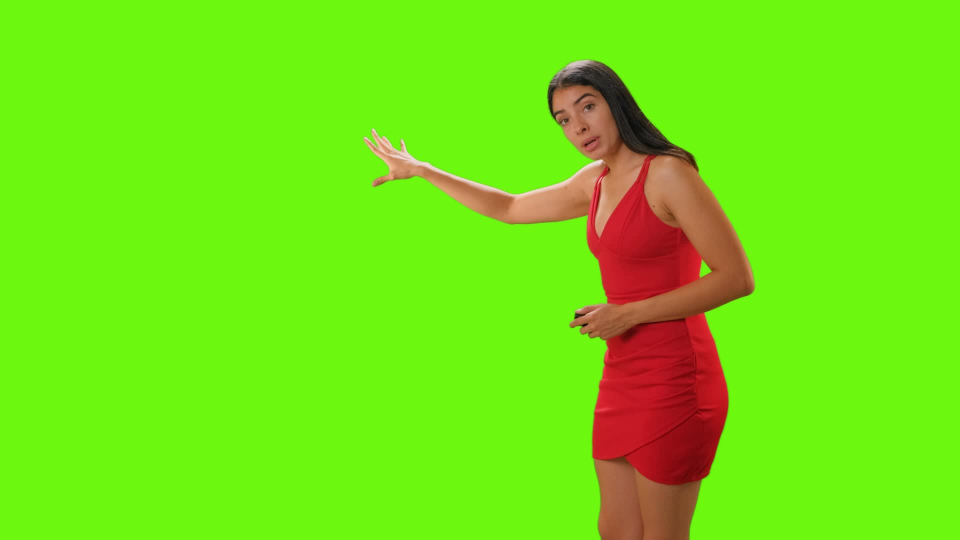
#> input picture evaluation/frames/frame1.jpg, 1920 x 1080 px (shown at 1/2 size); its folder holds only this picture in this run
$ python evaluate_masks.py
#> lines starting #> are read from the running program, lines starting #| are printed output that depends on the picture; after the words box and inside, x2 and y2 are one past the last pixel; in counts of white or black regions, pixels touching at a corner belong together

import cv2
import numpy as np
import os

frames_dir = "evaluation/frames"
masks_dir = "evaluation/masks"

key_hsv = (48, 240, 248)
h_tol, s_tol, v_tol = 10, 80, 80

accuracies = []

for i in range(1, 6):
    frame_path = f"{frames_dir}/frame{i}.jpg"
    reference_path = f"{masks_dir}/frame{i}.png"

    frame = cv2.imread(frame_path)
#> frame is the input picture: shape (1080, 1920, 3); mean B, G, R 19.7, 226.2, 114.8
    reference = cv2.imread(reference_path, cv2.IMREAD_GRAYSCALE)
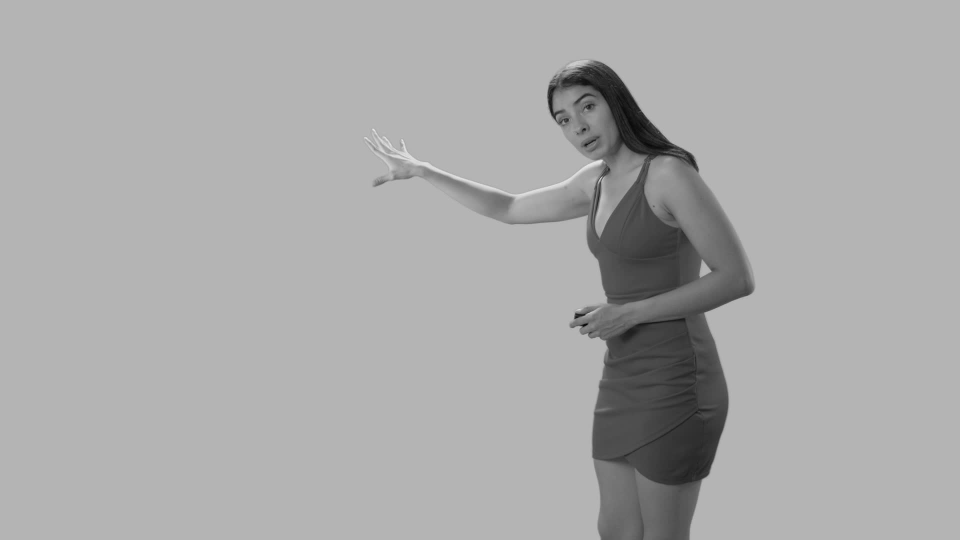
#> reference: shape (1080, 1920) (shown at 1/2 size); min 0, max 237, mean 169.7

    if frame is None or reference is None:
        print(f"Frame {i}: Missing image or reference mask.")
        continue

    # Generate mask using the application's HSV method
    hsv = cv2.cvtColor(frame, cv2.COLOR_BGR2HSV)
#> hsv: shape (1080, 1920, 3); mean H, S, V 51.7, 232.2, 237.7

    h, s, v = key_hsv

    lower = np.array([
        max(0, h - h_tol),
        max(0, s - s_tol),
        max(0, v - v_tol)
    ])

    upper = np.array([
        min(179, h + h_tol),
        min(255, s + s_tol),
        min(255, v + v_tol)
    ])

    generated = cv2.inRange(hsv, lower, upper)
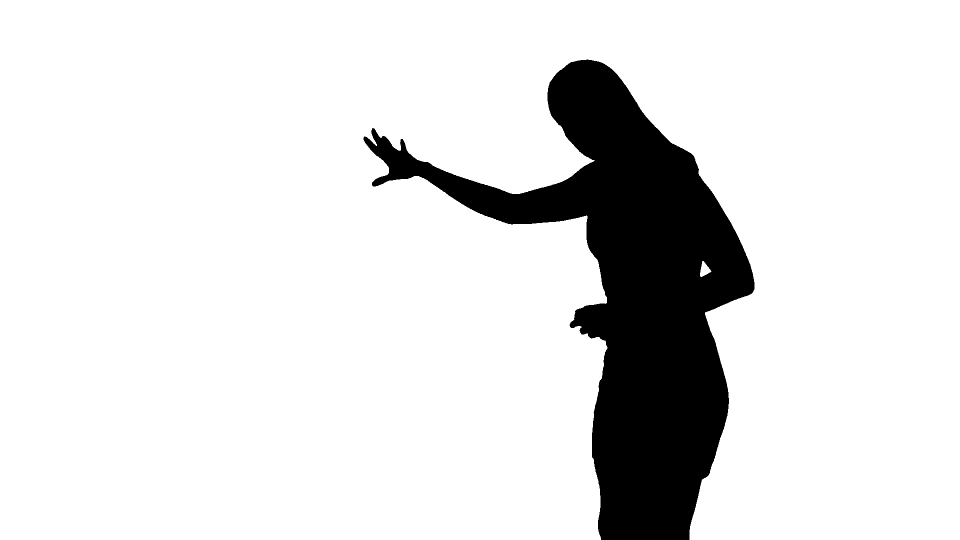
#> generated: shape (1080, 1920) (shown at 1/2 size); 87.9% white; 1 black region, box (x1, y1, x2, y2) and area: (727, 119, 1509, 1080) 250406

    # Apply the same morphological cleaning
    kernel = np.ones((5, 5), np.uint8)
    generated = cv2.morphologyEx(
        generated, cv2.MORPH_OPEN, kernel
    )
#> generated: shape (1080, 1920); 87.9% white; 1 black region, box (x1, y1, x2, y2) and area: (727, 119, 1509, 1080) 250512
    generated = cv2.morphologyEx(
        generated, cv2.MORPH_CLOSE, kernel
    )
#> generated: shape (1080, 1920); 87.9% white; 1 black region, box (x1, y1, x2, y2) and area: (727, 120, 1509, 1080) 250473

    if generated.shape != reference.shape:
        print(f"Frame {i}: Dimension mismatch.")
        continue

    # Compare every pixel
    correct = np.count_nonzero(generated == reference)
#> correct = 2
    total = generated.size
#> total = 2073600
    accuracy = (correct / total) * 100
#> accuracy = 9.65e-05

    accuracies.append(accuracy)

    print(f"Frame {i} Accuracy: {accuracy:.2f}%")
#| Frame 1 Accuracy: 0.00%

if accuracies:
    print("\n-------------------------------")
    print(f"Average Pixel Accuracy: {np.mean(accuracies):.2f}%")
    print("-------------------------------")
